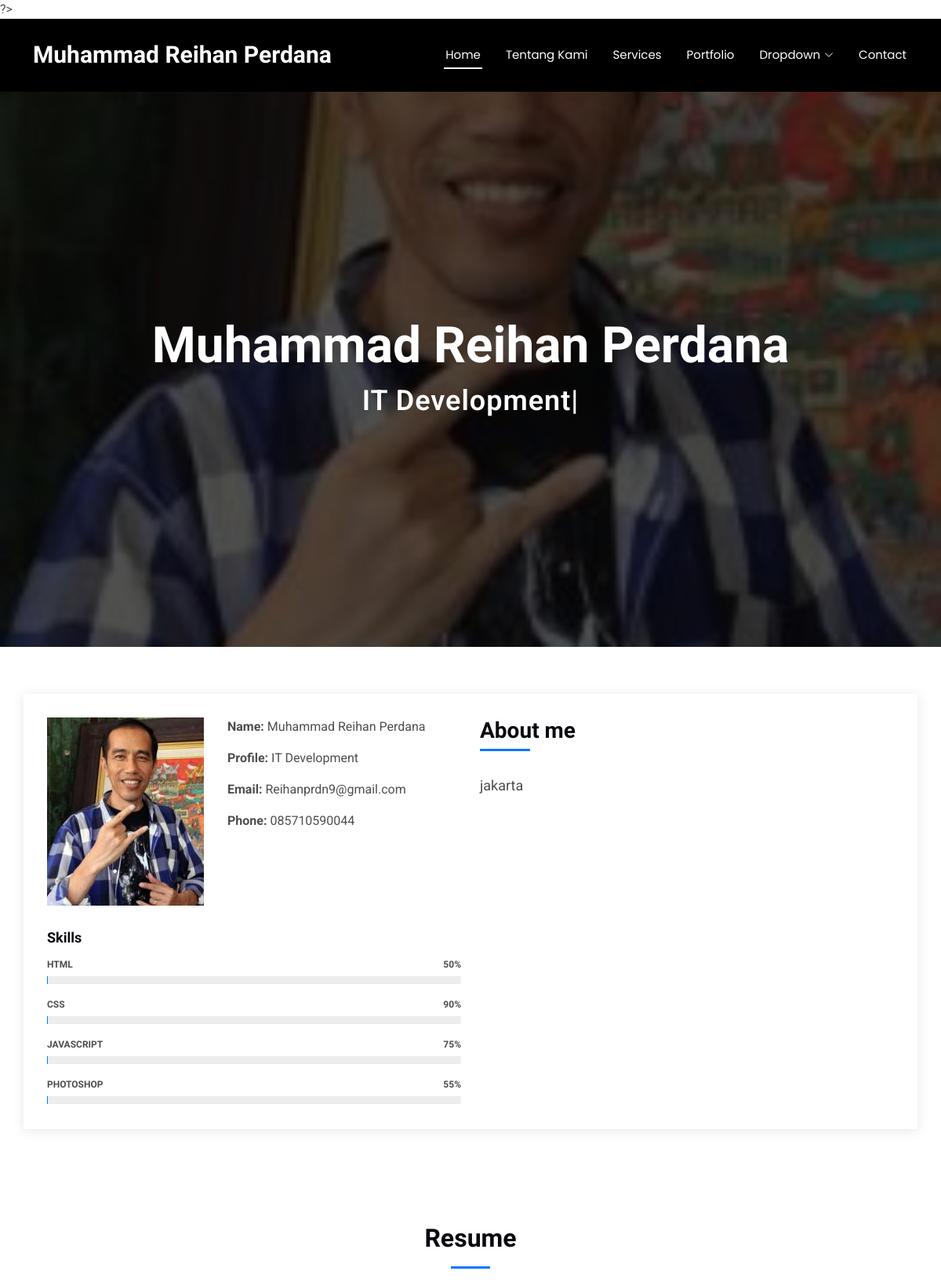
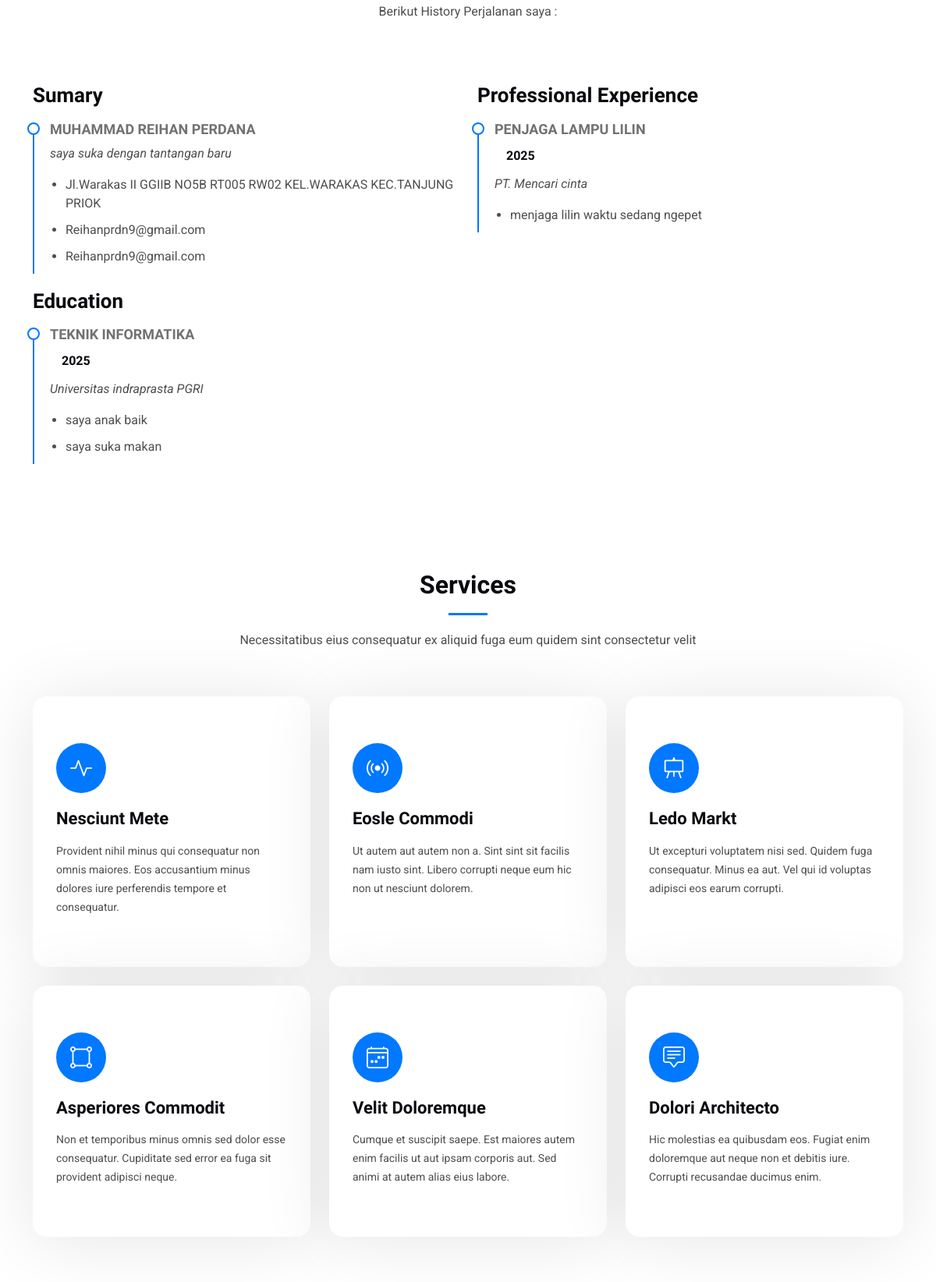
The page / (upper part) on the database its author committed (2 pictures, top to bottom).
### tables this page shows
CREATE TABLE `abouts` (
  `id` int(11) NOT NULL,
  `name` varchar(50) NOT NULL,
  `profile` varchar(50) NOT NULL,
  `email` varchar(50) NOT NULL,
  `phone` varchar(20) NOT NULL,
  `photo` varchar(100) NOT NULL,
  `status` tinyint(1) NOT NULL DEFAULT 1,
  `skills` varchar(50) NOT NULL,
  `description` text NOT NULL,
  `created_ad` timestamp NOT NULL DEFAULT current_timestamp(),
  `updated_at` timestamp NULL DEFAULT current_timestamp()
);

CREATE TABLE `summarys` (
  `id` int(11) NOT NULL,
  `description` text NOT NULL,
  `name` varchar(50) NOT NULL,
  `address` text NOT NULL,
  `phone` varchar(50) NOT NULL,
  `email` varchar(50) NOT NULL,
  `status` tinyint(4) NOT NULL DEFAULT 1,
  `created_at` timestamp NOT NULL DEFAULT current_timestamp() ON UPDATE current_timestamp(),
  `updated_at` timestamp NOT NULL DEFAULT current_timestamp()
);

CREATE TABLE `educations` (
  `id` int(11) NOT NULL,
  `major` varchar(25) NOT NULL,
  `year` year(4) NOT NULL,
  `university` varchar(100) NOT NULL,
  `description` text NOT NULL,
  `status` tinyint(4) NOT NULL DEFAULT 1,
  `created_at` timestamp NOT NULL DEFAULT current_timestamp(),
  `updated_at` timestamp NULL DEFAULT NULL ON UPDATE current_timestamp()
);

CREATE TABLE `experiences` (
  `id` int(11) NOT NULL,
  `year` year(4) NOT NULL,
  `position` varchar(50) NOT NULL,
  `company` varchar(50) NOT NULL,
  `activity` text NOT NULL,
  `status` tinyint(4) NOT NULL DEFAULT 1,
  `created_at` timestamp NOT NULL DEFAULT current_timestamp(),
  `updated_at` timestamp NULL DEFAULT NULL ON UPDATE current_timestamp()
);

### index.php (the view, shortened to what this page needs)
<?php
include 'admin/config/koneksi.php';
$queryProfile = mysqli_query($config, "SELECT * FROM abouts ORDER BY id DESC");
$rowProfile = mysqli_fetch_assoc($queryProfile);
$querySummary = mysqli_query($config, "SELECT * FROM summarys ORDER BY id DESC");
$rowSummary = mysqli_fetch_assoc($querySummary);
$queryEducation = mysqli_query($config, "SELECT * FROM educations ORDER BY id DESC");
$rowEducation = mysqli_fetch_assoc($queryEducation);
$queryExperience = mysqli_query($config, "SELECT * FROM experiences ORDER BY id DESC");
$rowExperience = mysqli_fetch_assoc($queryExperience);
?>
<!DOCTYPE html>
<html lang="en">
<head>
    <link href="Depan/assets/vendor/bootstrap/css/bootstrap.min.css" rel="stylesheet">
    <link href="Depan/assets/vendor/bootstrap-icons/bootstrap-icons.css" rel="stylesheet">
    <link href="Depan/assets/vendor/aos/aos.css" rel="stylesheet">
    <link href="Depan/assets/vendor/glightbox/css/glightbox.min.css" rel="stylesheet">
    <link href="Depan/assets/vendor/swiper/swiper-bundle.min.css" rel="stylesheet">
    <link href="Depan/assets/css/main.css" rel="stylesheet">
</head>
<body class="index-page">
    <header id="header" class="header d-flex align-items-center sticky-top">
        <div class="container-fluid container-xl position-relative d-flex align-items-center justify-content-between">
            <a href="index.html" class="logo d-flex align-items-center">
                <h1 class="sitename"><?php echo isset($rowProfile['name']) ? $rowProfile['name'] : '' ?></h1>
            </a>
            <nav id="navmenu" class="navmenu">
                <ul>
                    <li><a href="#hero" class="active">Home<br></a></li>
                    <li><a href="#about">Tentang Kami</a></li>
                    <li><a href="#services">Services</a></li>
                    <li><a href="#portfolio">Portfolio</a></li>
                    <li class="dropdown"><a href="#"><span>Dropdown</span> <i class="bi bi-chevron-down toggle-dropdown"></i></a>
                    </li>
                    <li><a href="#contact">Contact</a></li>
                </ul>
            </nav>
        </div>
    </header>
    <main class="main">
        <section id="hero" class="hero section dark-background">
            <img src="<?php echo isset($rowProfile['photo']) ? "admin/uploads/" . $rowProfile['photo'] : '' ?>" alt="" data-aos="fade-in">
            <div class="container d-flex flex-column align-items-center justify-content-center text-center" data-aos="fade-up" data-aos-delay="100">
                <h2><?php echo isset($rowProfile['name']) ? $rowProfile['name'] : '' ?></h2>
                <p><span class="typed" data-typed-items="<?php echo isset($rowProfile['profile']) ? $rowProfile['profile'] : '' ?>"></span></p>
            </div>
        </section>
        <section id="about" class="about section">
            <div class="container" data-aos="fade-up" data-aos-delay="100">
                <div class="row gy-4">
                    <div class="col-md-6">
                        <div class="row justify-content-between gy-4">
                            <div class="col-lg-5">
                                <img src="admin/uploads/<?php echo isset($rowProfile['photo']) ? $rowProfile['photo'] : '' ?>" class="img-fluid" alt="">
                            </div>
                            <div class="col-lg-7 about-info">
                                <p><strong>Name: </strong> <span><?php echo isset($rowProfile['name']) ? $rowProfile['name'] : '' ?></span></p>
                                <p><strong>Profile: </strong> <span><?php echo isset($rowProfile['profile']) ? $rowProfile['profile'] : '' ?></span></p>
                                <p><strong>Email: </strong> <span><?php echo isset($rowProfile['email']) ? $rowProfile['email'] : '' ?></span></p>
                                <p><strong>Phone: </strong> <span><?php echo isset($rowProfile['phone']) ? $rowProfile['phone'] : '' ?></span></p>
                            </div>
                        </div>
                        <div class="skills-content skills-animation">
                            <h5>Skills</h5>
                            <div class="progress">
                                <span class="skill"><span>HTML</span> <i class="val">50%</i></span>
                                <div class="progress-bar-wrap">
                                </div>
                            </div>
                            <div class="progress">
                                <span class="skill"><span>CSS</span> <i class="val">90%</i></span>
                                <div class="progress-bar-wrap">
                                </div>
                            </div>
                            <div class="progress">
                                <span class="skill"><span>JavaScript</span> <i class="val">75%</i></span>
                                <div class="progress-bar-wrap">
                                </div>
                            </div>
                            <div class="progress">
                                <span class="skill"><span>Photoshop</span> <i class="val">55%</i></span>
                                <div class="progress-bar-wrap">
                                </div>
                            </div>
                        </div>
                    </div>
                    <div class="col-md-6">
                        <div class="about-me">
                            <h4>About me</h4>
                            <p>
                                <?php echo isset($rowProfile['description']) ? $rowProfile['description'] : '' ?>
                        </div>
                    </div>
                </div>
            </div>
        </section>
        <section id="resume" class="resume section">
            <div class="container section-title" data-aos="fade-up" name="name">
                <h2>Resume</h2>
                <p>Berikut History Perjalanan saya :</p>
            </div>
            <div class="container">
                <div class="row">
                    <div class="col-lg-6" data-aos="fade-up" data-aos-delay="100">
                        <h3 class="resume-title">Sumary</h3>
                        <div class="resume-item pb-0">
                            <h4 name="name"><?php echo isset($rowSummary['name']) ? $rowSummary['name'] : '' ?></h4>
                            <p><em><?php echo isset($rowSummary['description']) ? $rowSummary['description'] : '' ?></em></p>
                            <ul>
                                <li name="address"><?php echo isset($rowSummary['address']) ? $rowSummary['address'] : '' ?></li>
                                <li><?php echo isset($rowSummary['phone']) ? $rowSummary['phone'] : '' ?></li>
                                <li><?php echo isset($rowSummary['email']) ? $rowSummary['email'] : '' ?></li>
                            </ul>
                        </div>
                        <h3 class="resume-title">Education</h3>
                        <div class="resume-item">
                            <h4><?php echo isset($rowEducation['major']) ? $rowEducation['major'] : '' ?></h4>
                            <h5><?php echo isset($rowEducation['year']) ? $rowEducation['year'] : '' ?></h5>
                            <p><em><?php echo isset($rowEducation['university']) ? $rowEducation['university'] : '' ?></em></p>
                            <p><?php echo isset($rowEducation['description']) ? $rowEducation['description'] : '' ?></p>
                        </div>
                    </div>
                    <div class="col-lg-6" data-aos="fade-up" data-aos-delay="200">
                        <h3 class="resume-title">Professional Experience</h3>
                        <div class="resume-item">
                            <h4><?php echo isset($rowExperience['position']) ? $rowExperience['position'] : '' ?></h4>
                            <h5><?php echo isset($rowExperience['year']) ? $rowExperience['year'] : '' ?></h5>
                            <p><em><?php echo isset($rowExperience['company']) ? $rowExperience['company'] : '' ?> </em></p>
                            <ul>
                                <li><?php echo isset($rowExperience['activity']) ? $rowExperience['activity'] : '' ?></li>
                            </ul>
                        </div>
                    </div>
                </div>
            </div>
        </section>
        <section id="services" class="services section">
            <div class="container section-title" data-aos="fade-up">
                <h2>Services</h2>
                <p>Necessitatibus eius consequatur ex aliquid fuga eum quidem sint consectetur velit</p>
            </div>
            <div class="container">
                <div class="row gy-4">
                    <div class="col-lg-4 col-md-6" data-aos="fade-up" data-aos-delay="100">
                        <div class="service-item  position-relative">
                            <div class="icon">
                                <i class="bi bi-activity"></i>
                            </div>
                            <a href="#" class="stretched-link">
                                <h3>Nesciunt Mete</h3>
                            </a>
                            <p>Provident nihil minus qui consequatur non omnis maiores. Eos accusantium minus dolores iure perferendis tempore et consequatur.</p>
                        </div>
                    </div>
                    <div class="col-lg-4 col-md-6" data-aos="fade-up" data-aos-delay="200">
                        <div class="service-item position-relative">
                            <div class="icon">
                                <i class="bi bi-broadcast"></i>
                            </div>
                            <a href="#" class="stretched-link">
                                <h3>Eosle Commodi</h3>
                            </a>
                            <p>Ut autem aut autem non a. Sint sint sit facilis nam iusto sint. Libero corrupti neque eum hic non ut nesciunt dolorem.</p>
                        </div>
                    </div>
                    <div class="col-lg-4 col-md-6" data-aos="fade-up" data-aos-delay="300">
                        <div class="service-item position-relative">
                            <div class="icon">
                                <i class="bi bi-easel"></i>
                            </div>
                            <a href="#" class="stretched-link">
                                <h3>Ledo Markt</h3>
                            </a>
                            <p>Ut excepturi voluptatem nisi sed. Quidem fuga consequatur. Minus ea aut. Vel qui id voluptas adipisci eos earum corrupti.</p>
                        </div>
                    </div>
                    <div class="col-lg-4 col-md-6" data-aos="fade-up" data-aos-delay="400">
                        <div class="service-item position-relative">
                            <div class="icon">
                                <i class="bi bi-bounding-box-circles"></i>
                            </div>
                            <a href="#" class="stretched-link">
                                <h3>Asperiores Commodit</h3>
                            </a>
                            <p>Non et temporibus minus omnis sed dolor esse consequatur. Cupiditate sed error ea fuga sit provident adipisci neque.</p>
                        </div>
                    </div>
                    <div class="col-lg-4 col-md-6" data-aos="fade-up" data-aos-delay="500">
                        <div class="service-item position-relative">
                            <div class="icon">
                                <i class="bi bi-calendar4-week"></i>
                            </div>
                            <a href="#" class="stretched-link">
                                <h3>Velit Doloremque</h3>
                            </a>
                            <p>Cumque et suscipit saepe. Est maiores autem enim facilis ut aut ipsam corporis aut. Sed animi at autem alias eius labore.</p>
                        </div>
                    </div>
                    <div class="col-lg-4 col-md-6" data-aos="fade-up" data-aos-delay="600">
                        <div class="service-item position-relative">
                            <div class="icon">
                                <i class="bi bi-chat-square-text"></i>
                            </div>
                            <a href="#" class="stretched-link">
                                <h3>Dolori Architecto</h3>
                            </a>
                            <p>Hic molestias ea quibusdam eos. Fugiat enim doloremque aut neque non et debitis iure. Corrupti recusandae ducimus enim.</p>
                        </div>
                    </div>
                </div>
            </div>
        </section>
    </main>
</body>
</html>

### rows shown on the page
abouts: name "Muhammad Reihan Perdana", photo (picture), profile "IT Development", email "Reihanprdn9@gmail.com", phone "085710590044", description "jakarta"
summarys: name "MUHAMMAD REIHAN PERDANA", description "saya suka dengan tantangan baru", address "Jl.Warakas II GGIIB NO5B RT005 RW02 KEL.WARAKAS KEC.TANJUNG PRIOK", phone "Reihanprdn9@gmail.com", email "Reihanprdn9@gmail.com"
educations: major "TEKNIK INFORMATIKA", year "2025", university "Universitas indraprasta PGRI", description "saya anak baik saya suka makan"
experiences: position "PENJAGA LAMPU LILIN", year "2025", company "PT. Mencari cinta", activity "menjaga lilin waktu sedang ngepet"
